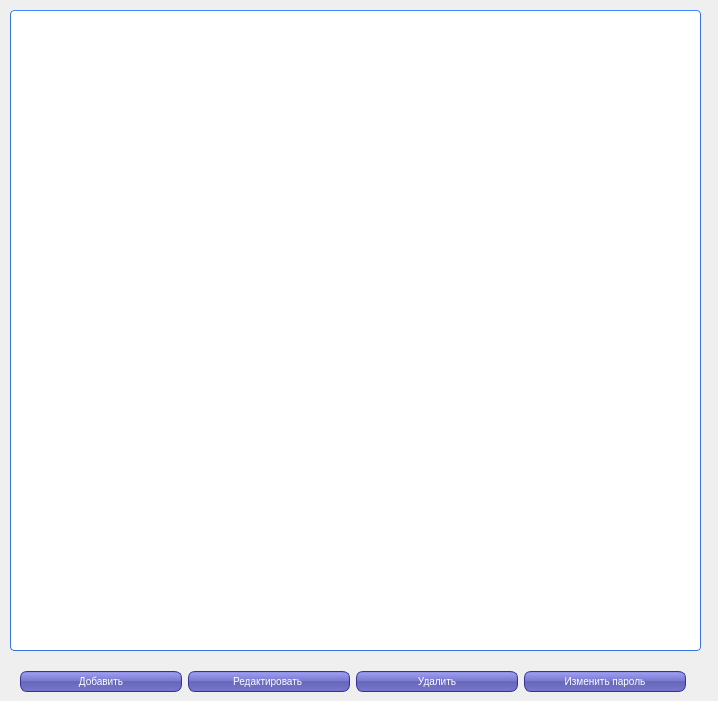
<?xml version="1.0" encoding="UTF-8"?>
<ui version="4.0">
 <class>dialog</class>
 <widget class="QDialog" name="dialog">
  <property name="geometry">
   <rect>
    <x>0</x>
    <y>0</y>
    <width>718</width>
    <height>701</height>
   </rect>
  </property>
  <property name="windowTitle">
   <string>Список пользователей АРМ</string>
  </property>
  <property name="styleSheet">
   <string notr="true">QPushButton {
color: white;
background-color: QLinearGradient( x1: 0, y1: 0, x2: 0, y2: 1, stop: 0 #88d, stop: 0.1 #99e, stop: 0.49 #77c, stop: 0.5 #66b, stop: 1 #77c);
border-width: 1px;
border-color: #339;
border-style: solid;
border-radius: 7;
padding: 3px;
font-size: 10px;
padding-left: 5px;
padding-right: 5px;
min-width: 150px;
max-width: 150px;
min-height: 13px;
max-height: 13px;
}
QHeaderView {
    background-color: #fff;
    font-size:11px;
}
QHeaderView::section:horizontal {
    color: #fff;
    border-style: solid;
    background-color: qlineargradient( x1: 0, y1: 0, x2: 0, y2: 1,
                                        stop: 0 #4287ff, stop: 1 #356ccc);
 }
QTableView {
    border: 1px solid #3873d9;
    border-top-color: #4287ff;
    border-radius: 4px;
    background-color: #fff;
    background-image: url(:/img/other/background.png);
    gridline-color: #777;
    selection-background-color: rgb(235,110,36);
    color:#333;
    font-size:11px;
 }

QScrollBar:vertical {
     background: #e4e4e4;
     border-top-right-radius: 4px;
     border-bottom-right-radius: 4px;
     width: 12px;
     margin: 0px;
 }
 QScrollBar::handle:vertical {
    background-color: qlineargradient( x1: 0, y1: 0, x2: 1, y2: 0,
                                    stop: 0 #4287ff, stop: 1 #356ccc);
     border-radius: 4px;
     min-height: 20px;
     margin: 0px 2px 0px 2px;
 }
 QScrollBar::add-line:vertical {
     background: none;
     height: 0px;
     subcontrol-position: right;
     subcontrol-origin: margin;
 }
 QScrollBar::sub-line:vertical {
     background: none;
     height: 0px;
     subcontrol-position: left;
     subcontrol-origin: margin;
 }

QMessageBox QPushButton {
color: white;
background-color: QLinearGradient( x1: 0, y1: 0, x2: 0, y2: 1, stop: 0 #88d, stop: 0.1 #99e, stop: 0.49 #77c, stop: 0.5 #66b, stop: 1 #77c);
border-width: 1px;
border-color: #339;
border-style: solid;
border-radius: 7;
padding: 3px;
font-size: 10px;
padding-left: 5px;
padding-right: 5px;
min-width: 50px;
max-width: 50px;
min-height: 13px;
max-height: 13px;
}
</string>
  </property>
  <widget class="QTableView" name="tableView">
   <property name="geometry">
    <rect>
     <x>10</x>
     <y>10</y>
     <width>691</width>
     <height>641</height>
    </rect>
   </property>
  </widget>
  <widget class="QWidget" name="layoutWidget">
   <property name="geometry">
    <rect>
     <x>20</x>
     <y>670</y>
     <width>668</width>
     <height>23</height>
    </rect>
   </property>
   <layout class="QGridLayout" name="gridLayout">
    <item row="0" column="0">
     <widget class="QPushButton" name="pushButton_addUser">
      <property name="text">
       <string>Добавить</string>
      </property>
     </widget>
    </item>
    <item row="0" column="1">
     <widget class="QPushButton" name="pushButton_editUser">
      <property name="text">
       <string>Редактировать </string>
      </property>
     </widget>
    </item>
    <item row="0" column="2">
     <widget class="QPushButton" name="pushButton_deleteUser">
      <property name="text">
       <string>Удалить</string>
      </property>
     </widget>
    </item>
    <item row="0" column="3">
     <widget class="QPushButton" name="pushButton_changePassword">
      <property name="focusPolicy">
       <enum>Qt::NoFocus</enum>
      </property>
      <property name="contextMenuPolicy">
       <enum>Qt::PreventContextMenu</enum>
      </property>
      <property name="text">
       <string>Изменить пароль</string>
      </property>
     </widget>
    </item>
   </layout>
  </widget>
 </widget>
 <resources/>
 <connections/>
</ui>
